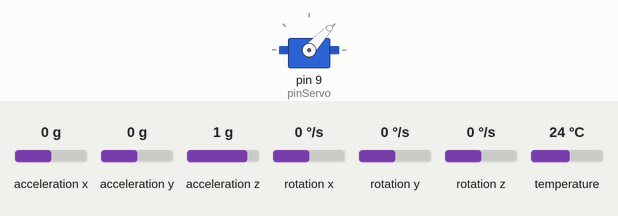
Recording of a sketch running on a simulated Arduino Leonardo, built with avr-gcc and run on an emulated ATmega32U4. Shown: servo. The inputs (shaded band) are chosen by the test bench; at power-on: acceleration y 0 g, acceleration z 1 g, rotation x 0 °/s, acceleration x 0 g, rotation y 0 °/s, rotation z 0 °/s, temperature 24 °C. What the sketch prints to the serial monitor is not drawn.

Above: at 1.3 s.
1.4 s: acceleration y set to -1.4 g
3.1 s: acceleration z set to -1.4 g
At 5.8 s:
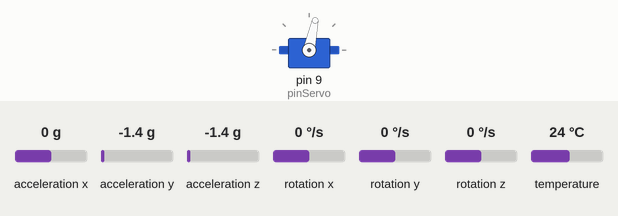
6.1 s: rotation x set to -192 °/s
At 11.1 s:
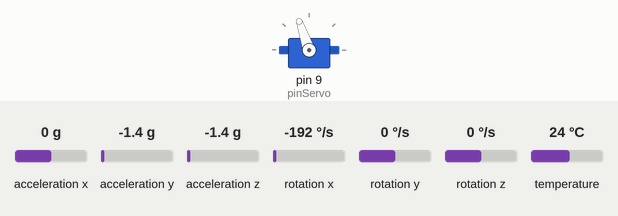
Timing chart, 0 to 16.5 s (numbered marks = the images above; inputs shaded):
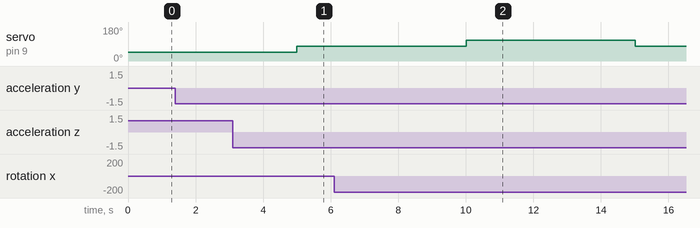

Measured:
- after the input at 1.4 s, every drawn part: stays the same

The sketch:

observador.ino
```cpp
#include <Adafruit_MPU6050.h>
#include <Adafruit_Sensor.h>
#include <Wire.h>
#include <Servo.h>

Servo obj_servo;

const int pinServo = 9;
unsigned long tiempo1;
unsigned long tiempo2;
const int T = 20000; // periodo en us
int t_delay = 0;
float dif = 0;
float wx_prom = 0; // velocidad angular promedio en x

Adafruit_MPU6050 mpu;

// Control PI
const float Kp = 0.6;
const float Ki = 6;

// constantes del observador
  // A_d = I + A*T
const float a11 = 1.0,    a12 = 0.02;
const float a21 = -2.572, a22 = 0.7996;
  // B_d = B*T
const float b1 = 0.0, b2 = 2.55;
  // L_d (vector columna 2x1, sale de place)
const float l1 = 2.1282, l2 = 49.2712;  // x=2 > l1 = 0.5863, l2 = 8.2942;

float x1_hat = 0.0;   // ángulo estimado
float x2_hat = 0.0;   // velocidad angular estimada

float error_anterior = 0;
float u_anterior = 0;

void setup(void) {
  Serial.begin(115200);
  while (!Serial)
    delay(10); // will pause Zero, Leonardo, etc until serial console opens

  Serial.println("Adafruit MPU6050 test!");

  // Try to initialize!
  if (!mpu.begin()) {
    Serial.println("Failed to find MPU6050 chip");
    while (1) {
      delay(10);
    }
  }
  Serial.println("MPU6050 Found!");

  mpu.setAccelerometerRange(MPU6050_RANGE_8_G);

  mpu.setGyroRange(MPU6050_RANGE_500_DEG);

  mpu.setFilterBandwidth(MPU6050_BAND_44_HZ);

  delay(100);

  // inicializar servo
  obj_servo.attach(pinServo);

}

void loop() {

  tiempo1 = micros();

  // obtener mediciones y estimar el angulo
  sensors_event_t a, g, temp;
  mpu.getEvent(&a, &g, &temp);
  float alpha_f = estimar_angulo_rad(a, g) * 180.0 / 3.1415;
  float wx = g.gyro.x;

  // mover el servo con una senial periodica
  float u = angulo_perturbacion();
  obj_servo.writeMicroseconds(angulo_a_us(u));

  actualizar_observador(alpha_f,u);

  // enviar a matlab > {senial de control, angulo medido por filtro complementario, angulo estimado por observador}
  float datos[5] = {u, alpha_f, x1_hat, wx*180/3.1415, x2_hat};
  matlab_send(datos, 5);

  // controlar la frecuencia de muestreo
  tiempo2 = micros();
  dif = tiempo2 - tiempo1;
  t_delay = T - dif;
  if(t_delay >= 16383){
    delay(10);
    delayMicroseconds(t_delay-10000);
  }
  else{
    delayMicroseconds(t_delay);
  }


}

void actualizar_observador(float y, float u) {

  // y_hat = C_d * x_hat  (C_d = [1 0], o sea, el primer estado)
  float y_hat = x1_hat;

  // error de salida
  float e = y - y_hat;

  // x_hat[k+1] = A_d*x_hat[k] + B_d*u + L_d*(y - y_hat)
  float x1_nuevo = a11*x1_hat + a12*x2_hat + b1*u + l1*e;
  float x2_nuevo = a21*x1_hat + a22*x2_hat + b2*u + l2*e;

  x1_hat = x1_nuevo; //angulo estimado en grados
  x2_hat = x2_nuevo; //velocidad angular estimada en grados/s
}

float estimar_angulo_rad(sensors_event_t a, sensors_event_t g){
  // filtro complementario

  const float R = 0.93;
  static float alpha_g_inicial = 0;
  static float alpha_g_comp = alpha_g_inicial + (g.gyro.x - wx_prom) * T*1E-6; // estimacion del angulo basada en el giroscopio para el filtro complementario

  float alpha_a_comp = atan2(a.acceleration.y, a.acceleration.z); // estimacion del angulo basada en el acelerometro para el filtro complementario
  float alpha_f = alpha_g_comp*R + alpha_a_comp*(1-R); // estimacion del filtro complementario
  alpha_g_comp = alpha_f + (g.gyro.x - wx_prom) * T*1E-6;

  return alpha_f;
}

float control_PI(float referencia, float angulo){

  float error = referencia - angulo;

  float u = u_anterior
            + Kp * (error - error_anterior)
            + (Ki * T * 1E-6 / 2.0) * (error + error_anterior);

  error_anterior = error;
  u_anterior = u;

  return u;
}

void matlab_send(float datos[], int n) {
  Serial.write("abcd");

  for (int i = 0; i < n; i++) {
    byte *b = (byte *)&datos[i];
    Serial.write(b, 4);
  };
}

int angulo_a_us(float angulo) {
  return 1350 + (-angulo * 350.0 / 11); // cero grados son 1350us, 350us mueve 10.5 grados (medido experimentalmente)
}


float angulo_perturbacion(void){
  // mueve al servo en una secuencia periodica de angulos, devuelve el angulo
  const float secuencia_angulos[] = {10.0, 0.0, -10.0, 0.0};
  const unsigned long periodo_us = 5E6;

  static unsigned long ult_mov_us = 0;
  static int pos_actual = 0;
  static float angulo_actual = secuencia_angulos[pos_actual];
  unsigned long ahora = micros();

  if(ahora - ult_mov_us >= periodo_us){
    pos_actual = (pos_actual+1) % 4;
    angulo_actual = secuencia_angulos[pos_actual];
    ult_mov_us = ahora;
  }

  return angulo_actual;

}
```
